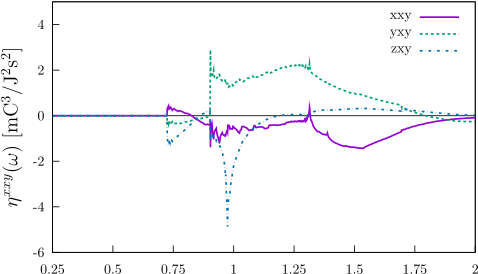

Recreate this plot in gnuplot.
set terminal mp color dashed latex 11

# set xlabel "{\\Large Photon Energy (eV)}"


set xtics 0.25 nomirror
set ytics nomirror

#z lenght of layer [Angstroms (la) & meters (lm)]
lb=5.564770163
la=2.944749766
lm=la*1E-10

set zeroaxis lw 1 lt 2 lc 0
#set label "{\\Large C$_{16}$H$_{8}$-alt}"   at  graph 0.8, graph 0.9 


#######   THREE IN ONE PLOT 
set xrange [0.25:2]
set yrange [-6:5]

# set key title "Layers"

set ylabel "{\\Large $\\eta^{xxy}(\\omega)$ [mC$^{3}$/J$^{2}$s$^{2}$]}"
# set key left bottom
set output "alt-eta.mp"
p   "data/alt/res-nospin_0-2eV/eta2.kk_xxy_yxy_zxy_14452_65-nospin_scissor_0_Nc_41" u 1:($2*lm)  title "xxy" w l lw 2.0 lt 1 dt 1,\
    "data/alt/res-nospin_0-2eV/eta2.kk_xxy_yxy_zxy_14452_65-nospin_scissor_0_Nc_41" u 1:($3*lm)  title "yxy" w l lw 2.0 lt 2 dt 2,\
    "data/alt/res-nospin_0-2eV/eta2.kk_xxy_yxy_zxy_14452_65-nospin_scissor_0_Nc_41" u 1:($4*lm)  title "zxy" w l lw 2.0 lt 6 dt 3,\
